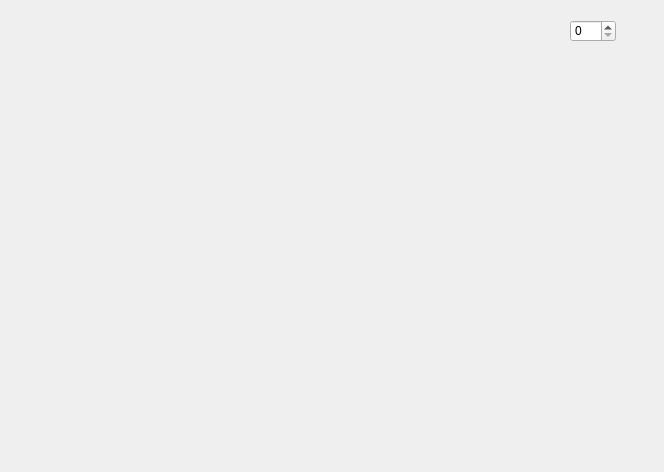
<?xml version="1.0" encoding="UTF-8"?>
<ui version="4.0">
 <class>MySignalForm</class>
 <widget class="QWidget" name="MySignalForm">
  <property name="geometry">
   <rect>
    <x>0</x>
    <y>0</y>
    <width>664</width>
    <height>472</height>
   </rect>
  </property>
  <property name="windowTitle">
   <string>Form</string>
  </property>
  <widget class="QwtPlot" name="qwtPlot_signal">
   <property name="geometry">
    <rect>
     <x>20</x>
     <y>80</y>
     <width>601</width>
     <height>361</height>
    </rect>
   </property>
  </widget>
  <widget class="QSpinBox" name="spinBox_gidrophonenumber">
   <property name="geometry">
    <rect>
     <x>570</x>
     <y>20</y>
     <width>46</width>
     <height>22</height>
    </rect>
   </property>
  </widget>
 </widget>
 <customwidgets>
  <customwidget>
   <class>QwtPlot</class>
   <extends>QFrame</extends>
   <header>qwt_plot.h</header>
  </customwidget>
 </customwidgets>
 <resources/>
 <connections/>
</ui>
